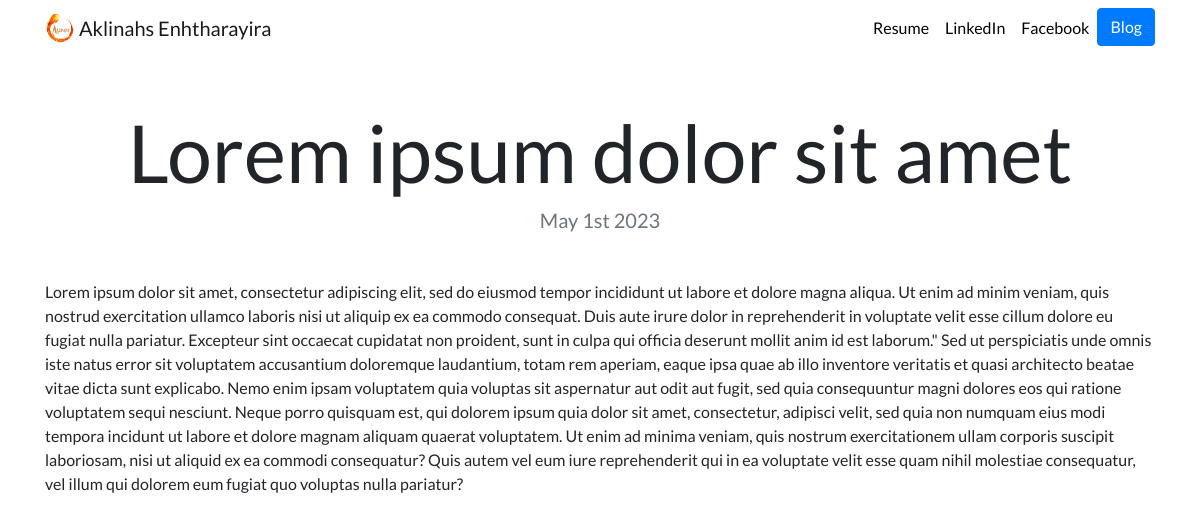
The app's page /blog/4/ with its own data.
### blog/models.py (models this page shows, shortened)
class Blog(models.Model):
    title = models.CharField(max_length=255)
    description = models.TextField()
    date = models.DateField()

### blog/views.py (the view)
# urls.py: path('<int:blog_id>/', views.detail, name='detail')
def detail(request, blog_id):
    blog = Blog.objects.get(id=blog_id)
    return render(request, 'blog/detail.html', {'blog': blog})

### blog/templates/blog/detail.html
{% extends "portfolioWeb/base.html" %}
{% load static %}
{% block content %}
<h1 class="text-center mt-5" id="blogdetailtitle">{{ blog.title }}</h1>
<h5 class="text-center text-muted mb-5">{{ blog.date|date:'F jS Y' }}</h5>
{{ blog.description|safe }}
{% endblock %}

### portfolioWeb/static/portfolioWeb/custom.css (style rules this page uses)
body { font-family: 'Lato', sans-serif; }
@media (min-width: 992px) { #blogdetailtitle { font-size: 5rem; } }

### records on screen
Blog: title "Lorem ipsum dolor sit amet", date "May 1st 2023", description "Lorem ipsum dolor sit amet, consectetur adipiscing elit, sed do eiusmod tempor incididunt ut labore et dolore magna aliqua. Ut enim ad minim veniam, quis nostrud exercitation ullamco laboris nisi ut aliquip ex ea commodo consequat. Duis aute irure dolor in reprehenderit in voluptate velit esse cillum dolore eu fugiat nulla pariatur. Excepteur sint occaecat cupidatat non proident, sunt in culpa qui officia deserunt mollit anim id est laborum.\" Sed ut perspiciatis unde omnis iste natus error sit voluptatem accusantium doloremque laudantium, totam rem aperiam, eaque ipsa quae ab illo inventore veritatis et quasi architecto beatae vitae dicta sunt explicabo. Nemo enim ipsam voluptatem quia…"
